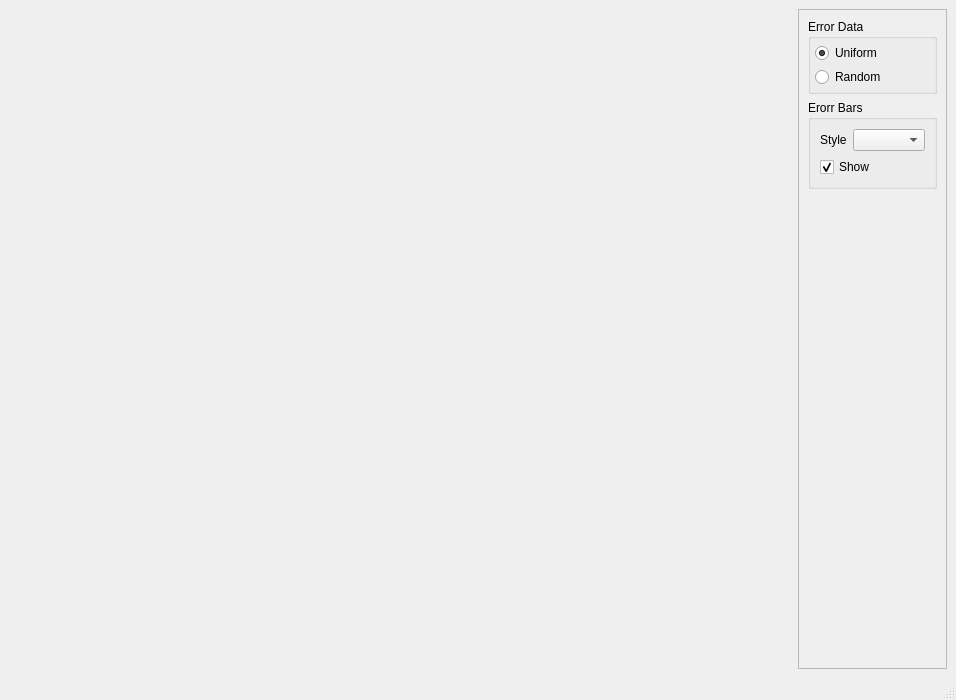
<?xml version="1.0" encoding="UTF-8"?>
<ui version="4.0">
 <class>MainWindow</class>
 <widget class="QMainWindow" name="MainWindow">
  <property name="geometry">
   <rect>
    <x>0</x>
    <y>0</y>
    <width>956</width>
    <height>700</height>
   </rect>
  </property>
  <property name="windowTitle">
   <string>Basic Test</string>
  </property>
  <widget class="QWidget" name="centralwidget">
   <layout class="QHBoxLayout" name="horizontalLayout">
    <item>
     <widget class="Mildred::MildredWidget" name="TestingWidget" native="true">
      <property name="sizePolicy">
       <sizepolicy hsizetype="Expanding" vsizetype="Preferred">
        <horstretch>5</horstretch>
        <verstretch>0</verstretch>
       </sizepolicy>
      </property>
     </widget>
    </item>
    <item>
     <widget class="QFrame" name="frame">
      <property name="sizePolicy">
       <sizepolicy hsizetype="Minimum" vsizetype="Preferred">
        <horstretch>0</horstretch>
        <verstretch>0</verstretch>
       </sizepolicy>
      </property>
      <property name="frameShape">
       <enum>QFrame::StyledPanel</enum>
      </property>
      <property name="frameShadow">
       <enum>QFrame::Raised</enum>
      </property>
      <layout class="QVBoxLayout" name="verticalLayout_2">
       <item>
        <widget class="QGroupBox" name="groupBox_2">
         <property name="sizePolicy">
          <sizepolicy hsizetype="Minimum" vsizetype="Preferred">
           <horstretch>0</horstretch>
           <verstretch>0</verstretch>
          </sizepolicy>
         </property>
         <property name="title">
          <string>Error Data</string>
         </property>
         <layout class="QGridLayout" name="gridLayout">
          <property name="leftMargin">
           <number>4</number>
          </property>
          <property name="topMargin">
           <number>4</number>
          </property>
          <property name="rightMargin">
           <number>4</number>
          </property>
          <property name="bottomMargin">
           <number>4</number>
          </property>
          <property name="spacing">
           <number>4</number>
          </property>
          <item row="0" column="0">
           <widget class="QRadioButton" name="UniformErrorRadio">
            <property name="text">
             <string>Uniform</string>
            </property>
            <property name="checked">
             <bool>true</bool>
            </property>
            <attribute name="buttonGroup">
             <string notr="true">buttonGroup</string>
            </attribute>
           </widget>
          </item>
          <item row="1" column="0">
           <widget class="QRadioButton" name="RandomErrorRadio">
            <property name="text">
             <string>Random</string>
            </property>
            <attribute name="buttonGroup">
             <string notr="true">buttonGroup</string>
            </attribute>
           </widget>
          </item>
         </layout>
        </widget>
       </item>
       <item>
        <widget class="QGroupBox" name="groupBox">
         <property name="title">
          <string>Erorr Bars</string>
         </property>
         <layout class="QVBoxLayout" name="verticalLayout">
          <item>
           <layout class="QHBoxLayout" name="horizontalLayout_2">
            <item>
             <widget class="QLabel" name="label">
              <property name="text">
               <string>Style</string>
              </property>
             </widget>
            </item>
            <item>
             <widget class="QComboBox" name="styleCombo"/>
            </item>
           </layout>
          </item>
          <item>
           <widget class="QCheckBox" name="ShowErrorBarsCheck">
            <property name="text">
             <string>Show</string>
            </property>
            <property name="checked">
             <bool>true</bool>
            </property>
           </widget>
          </item>
         </layout>
        </widget>
       </item>
       <item>
        <spacer name="verticalSpacer">
         <property name="orientation">
          <enum>Qt::Vertical</enum>
         </property>
         <property name="sizeHint" stdset="0">
          <size>
           <width>20</width>
           <height>40</height>
          </size>
         </property>
        </spacer>
       </item>
      </layout>
     </widget>
    </item>
   </layout>
  </widget>
  <widget class="QMenuBar" name="menubar">
   <property name="geometry">
    <rect>
     <x>0</x>
     <y>0</y>
     <width>956</width>
     <height>22</height>
    </rect>
   </property>
  </widget>
  <widget class="QStatusBar" name="statusbar"/>
 </widget>
 <customwidgets>
  <customwidget>
   <class>Mildred::MildredWidget</class>
   <extends>QWidget</extends>
   <header>widget.h</header>
   <container>1</container>
  </customwidget>
 </customwidgets>
 <resources/>
 <connections/>
 <buttongroups>
  <buttongroup name="buttonGroup"/>
 </buttongroups>
</ui>
